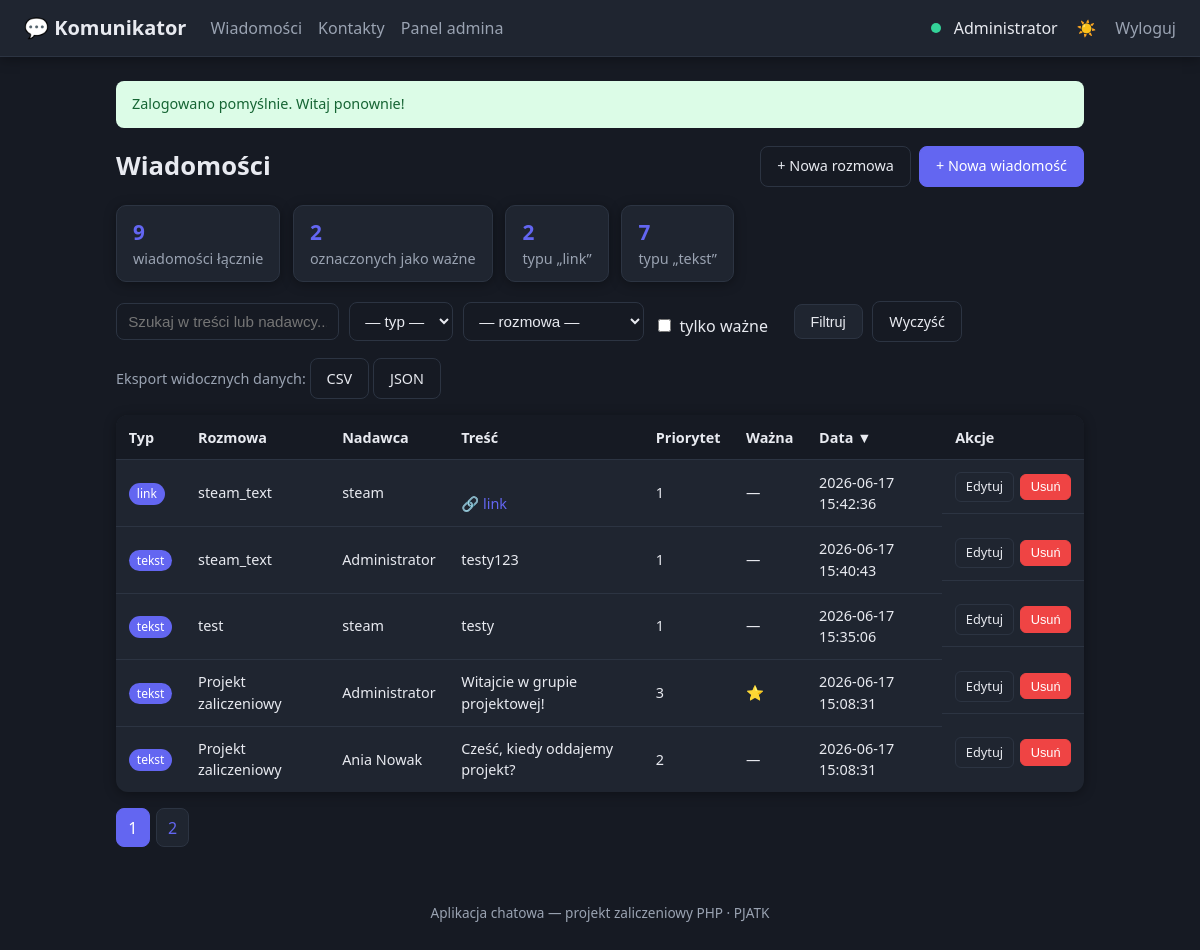
The page / (signed in) on the database its author committed.
### tables this page shows
CREATE TABLE users (
    id                 INTEGER PRIMARY KEY AUTOINCREMENT,
    email              TEXT    NOT NULL UNIQUE,
    password_hash      TEXT    NOT NULL,
    display_name       TEXT    NOT NULL,
    role               TEXT    NOT NULL DEFAULT 'user',      -- 'admin' lub 'user'
    is_verified        INTEGER NOT NULL DEFAULT 0,           -- 0 = niezweryfikowany, 1 = e-mail potwierdzony
    verification_token TEXT,                                 -- token z linka aktywacyjnego
    auth_provider      TEXT    NOT NULL DEFAULT 'local',     -- 'local' / 'google' / 'facebook'
    theme              TEXT    NOT NULL DEFAULT 'light',     -- preferencja: 'light' / 'dark'
    is_online          INTEGER NOT NULL DEFAULT 0,           -- status online
    created_at         TEXT    NOT NULL DEFAULT (datetime('now'))
);

CREATE TABLE messages (
    id              INTEGER PRIMARY KEY AUTOINCREMENT,
    conversation_id INTEGER NOT NULL,
    user_id         INTEGER NOT NULL,                        -- nadawca
    type            TEXT    NOT NULL DEFAULT 'tekst',        -- tekst/obraz/film/plik/link
    body            TEXT,                                    -- treść wiadomości
    link_url        TEXT,                                    -- adres URL (dla typu 'link')
    file_path       TEXT,                                    -- ścieżka do wgranego pliku
    priority        INTEGER NOT NULL DEFAULT 1,              -- priorytet 1-5
    is_important    INTEGER NOT NULL DEFAULT 0,              -- oznaczenie "ważne"
    created_at      TEXT    NOT NULL DEFAULT (datetime('now')),
    FOREIGN KEY (conversation_id) REFERENCES conversations(id) ON DELETE CASCADE,
    FOREIGN KEY (user_id)         REFERENCES users(id)         ON DELETE CASCADE
);

CREATE TABLE conversations (
    id         INTEGER PRIMARY KEY AUTOINCREMENT,
    name       TEXT    NOT NULL,
    is_group   INTEGER NOT NULL DEFAULT 0,                   -- 0 = rozmowa 1:1, 1 = grupa
    created_at TEXT    NOT NULL DEFAULT (datetime('now'))
);

### config.php (called while the page is built, shortened)
<?php
spl_autoload_register(function (string $class): void {
    $folders = ['src', 'src/Models', 'src/Controllers'];
    foreach ($folders as $folder) {
        $file = BASE_PATH . "/$folder/$class.php";
        if (is_file($file)) {
            return;
        }
    }
});
function e(?string $value): string
{
    return htmlspecialchars((string) $value, ENT_QUOTES, 'UTF-8');
}
function take_flash(): ?array
{
    $flash = $_SESSION['flash'] ?? null;
    return $flash;
}
function view(string $template, array $data = []): void
{
    extract($data);
    require BASE_PATH . "/views/$template.php";
    $content = ob_get_clean();
    require BASE_PATH . "/views/layout.php";
}

### src/Controllers/MessageController.php (called while the page is built, shortened)
<?php
class MessageController
{
    public function index(): void
    {
        $user  = Auth::user();
        $scope = Auth::isAdmin() ? null : (int) $user['id'];
        $filters = [
            'search'          => trim($_GET['search'] ?? ''),
            'type'            => $_GET['type'] ?? '',
            'conversation_id' => $_GET['conversation_id'] ?? '',
            'important'       => $_GET['important'] ?? '',
            'sort'            => $_GET['sort'] ?? 'created_at',
            'dir'             => $_GET['dir'] ?? 'desc',
            'page'            => $_GET['p'] ?? 1,
        ];
        $result    = Message::paginate($filters, $scope);
        $summary   = Message::aggregate($scope);
        $conversations = Conversation::forUser((int) $user['id']);
        view('messages/index', [
            'result'        => $result,
            'summary'       => $summary,
            'filters'       => $filters,
            'conversations' => $conversations,
            'types'         => Message::TYPES,
        ]);
    }
}

### index.php (called while the page is built, shortened)
<?php
require __DIR__ . '/config.php';
$routes = [
    'login'        => [AuthController::class,    'login',     'guest'],
    'do_login'     => [AuthController::class,    'doLogin',   'guest'],
    'register'     => [AuthController::class,    'register',  'guest'],
    'do_register'  => [AuthController::class,    'doRegister','guest'],
    'verify'       => [AuthController::class,    'verify',    'guest'],
    'logout'       => [AuthController::class,    'logout',    'auth'],
    'messages'        => [MessageController::class, 'index',  'auth'],
    'message_create'  => [MessageController::class, 'create', 'auth'],
    'message_edit'    => [MessageController::class, 'edit',   'auth'],
    'message_save'    => [MessageController::class, 'save',   'auth'],
    'message_delete'  => [MessageController::class, 'delete', 'auth'],
    'export'          => [MessageController::class, 'export', 'auth'],
    'conversation_create' => [ConversationController::class, 'create', 'auth'],
    'conversation_save'   => [ConversationController::class, 'save',   'auth'],
    'contacts'        => [ContactController::class, 'index',  'auth'],
    'contact_add'     => [ContactController::class, 'add',    'auth'],
    'contact_delete'  => [ContactController::class, 'delete', 'auth'],
    'toggle_theme'    => [SettingsController::class, 'toggleTheme', 'auth'],
    'admin'           => [AdminController::class, 'dashboard',  'admin'],
    'admin_users'     => [AdminController::class, 'users',      'admin'],
    'admin_set_role'  => [AdminController::class, 'setRole',    'admin'],
    'admin_delete'    => [AdminController::class, 'deleteUser', 'admin'],
];
$page = $_GET['page'] ?? (Auth::check() ? 'messages' : 'login');
[$controllerClass, $method, $access] = $routes[$page];
try {
    $controller = new $controllerClass();
    $controller->$method();
} catch (Throwable $ex) {
    show_error(500, 'Wystąpił wewnętrzny błąd serwera.');
}

### src/Auth.php (called while the page is built, shortened)
<?php
class Auth
{
    public static function check(): bool
    {
        return isset($_SESSION['user_id']);
    }
    public static function user(): ?array
    {
        return User::find((int) $_SESSION['user_id']);
    }
    public static function isAdmin(): bool
    {
        $user = self::user();
        return $user !== null && $user['role'] === 'admin';
    }
}

### src/Database.php (called while the page is built)
<?php
class Database
{
    private static ?PDO $instance = null;
    public static function pdo(): PDO
    {
        if (self::$instance === null) {
            self::$instance = self::connect();
        }
        return self::$instance;
    }
    private static function connect(): PDO
    {
        $pdo = new PDO('sqlite:' . DB_PATH);
        $pdo->setAttribute(PDO::ATTR_ERRMODE, PDO::ERRMODE_EXCEPTION);
        $pdo->setAttribute(PDO::ATTR_DEFAULT_FETCH_MODE, PDO::FETCH_ASSOC);
        $pdo->exec('PRAGMA foreign_keys = ON');
        return $pdo;
    }
    public static function run(string $sql, array $params = []): PDOStatement
    {
        $stmt = self::pdo()->prepare($sql);
        $stmt->execute($params);
        return $stmt;
    }
}

### src/Models/User.php (called while the page is built, shortened)
<?php
class User
{
    public static function find(int $id): ?array
    {
        $stmt = Database::run('SELECT * FROM users WHERE id = :id', [':id' => $id]);
        return $stmt->fetch() ?: null;
    }
}

### src/Models/Message.php (called while the page is built, shortened)
<?php
class Message
{
    public static function paginate(array $filters, ?int $limitToUser = null): array
    {
        [$where, $params] = self::buildFilters($filters, $limitToUser);
        $total = (int) Database::run(
            "SELECT COUNT(*) FROM messages m JOIN users u ON u.id = m.user_id $where",
            $params
        )->fetchColumn();
        $sort = in_array($filters['sort'] ?? '', self::SORTABLE, true) ? $filters['sort'] : 'created_at';
        $dir  = strtolower($filters['dir'] ?? '') === 'asc' ? 'ASC' : 'DESC';
        $page   = max(1, (int) ($filters['page'] ?? 1));
        $offset = ($page - 1) * PER_PAGE;
        $rows = Database::run(
            "SELECT m.*, u.display_name AS author, c.name AS conversation_name
             FROM messages m
             JOIN users u ON u.id = m.user_id
             JOIN conversations c ON c.id = m.conversation_id
             $where
             ORDER BY m.$sort $dir
             LIMIT " . PER_PAGE . " OFFSET $offset",
            $params
        )->fetchAll();
        return [
            'rows'  => $rows,
            'total' => $total,
            'pages' => max(1, (int) ceil($total / PER_PAGE)),
            'page'  => $page,
        ];
    }
    public static function aggregate(?int $limitToUser = null): array
    {
        [$where, $params] = self::buildFilters([], $limitToUser);
        $byType = Database::run(
            "SELECT type, COUNT(*) AS c FROM messages m JOIN users u ON u.id = m.user_id $where GROUP BY type",
            $params
        )->fetchAll();
        $total     = (int) Database::run("SELECT COUNT(*) FROM messages m JOIN users u ON u.id = m.user_id $where", $params)->fetchColumn();
        $important = (int) Database::run("SELECT COUNT(*) FROM messages m JOIN users u ON u.id = m.user_id $where" . ($where ? ' AND' : ' WHERE') . ' m.is_important = 1', $params)->fetchColumn();
        return [
            'total'     => $total,
            'important' => $important,
            'by_type'   => $byType,
        ];
    }
    private static function buildFilters(array $filters, ?int $limitToUser): array
    {
        $conditions = [];
        $params = [];
        $where = $conditions ? 'WHERE ' . implode(' AND ', $conditions) : '';
        return [$where, $params];
    }
}

### views/messages/index.php (the view, shortened to what this page needs)
<?php
function messages_url(array $filters, array $override = []): string
{
    $params = [
        'page'            => 'messages',
        'search'          => $filters['search'],
        'type'            => $filters['type'],
        'conversation_id' => $filters['conversation_id'],
        'important'       => $filters['important'],
        'sort'            => $filters['sort'],
        'dir'             => $filters['dir'],
        'p'               => $filters['page'],
    ];
    return 'index.php?' . http_build_query(array_merge($params, $override));
}
function sort_header(array $filters, string $column, string $label): string
{
    $isActive = $filters['sort'] === $column;
    $nextDir  = ($isActive && $filters['dir'] === 'asc') ? 'desc' : 'asc';
    $arrow    = $isActive ? ($filters['dir'] === 'asc' ? ' ▲' : ' ▼') : '';
    $url = messages_url($filters, ['sort' => $column, 'dir' => $nextDir]);
    return '<a href="' . e($url) . '">' . e($label) . $arrow . '</a>';
}
?>
<div class="page-head">
    <h1>Wiadomości</h1>
    <div class="head-actions">
        <a class="btn btn-ghost" href="index.php?page=conversation_create">+ Nowa rozmowa</a>
        <a class="btn btn-primary" href="index.php?page=message_create">+ Nowa wiadomość</a>
    </div>
</div>
<div class="summary">
    <div class="stat"><span class="stat-num"><?= (int) $summary['total'] ?></span> wiadomości łącznie</div>
    <div class="stat"><span class="stat-num"><?= (int) $summary['important'] ?></span> oznaczonych jako ważne</div>
    <?php foreach ($summary['by_type'] as $t): ?>
        <div class="stat"><span class="stat-num"><?= (int) $t['c'] ?></span> typu „<?= e($t['type']) ?>”</div>
    <?php endforeach; ?>
</div>
<form class="filters" method="get" action="index.php">
    <input type="text" name="search" placeholder="Szukaj w treści lub nadawcy..."
           value="<?= e($filters['search']) ?>">
    <select name="type">
        <option value="">— typ —</option>
    </select>
    <select name="conversation_id">
        <option value="">— rozmowa —</option>
    </select>
    <label class="check">
        <input type="checkbox" name="important" value="1" <?= $filters['important'] ? 'checked' : '' ?>>
        tylko ważne
    </label>
    <button class="btn" type="submit">Filtruj</button>
    <a class="btn btn-ghost" href="index.php?page=messages">Wyczyść</a>
</form>
<div class="export-bar">
    Eksport widocznych danych:
    <a class="btn btn-ghost" href="<?= e(messages_url($filters, ['page' => 'export', 'format' => 'csv'])) ?>">CSV</a>
    <a class="btn btn-ghost" href="<?= e(messages_url($filters, ['page' => 'export', 'format' => 'json'])) ?>">JSON</a>
</div>
<table class="table">
    <thead>
        <tr>
            <th><?= sort_header($filters, 'type', 'Typ') ?></th>
            <th>Rozmowa</th>
            <th>Nadawca</th>
            <th>Treść</th>
            <th><?= sort_header($filters, 'priority', 'Priorytet') ?></th>
            <th><?= sort_header($filters, 'is_important', 'Ważna') ?></th>
            <th><?= sort_header($filters, 'created_at', 'Data') ?></th>
            <th>Akcje</th>
        </tr>
    </thead>
    <tbody>
    <?php if (empty($result['rows'])): ?>
        <tr><td colspan="8" class="empty">Brak wiadomości spełniających kryteria.</td></tr>
    <?php else: ?>
        <?php foreach ($result['rows'] as $m): ?>
            <tr>
                <td><span class="badge"><?= e($m['type']) ?></span></td>
                <td><?= e($m['conversation_name']) ?></td>
                <td><?= e($m['author']) ?></td>
                <td>
                    <?= e(mb_strimwidth((string) $m['body'], 0, 60, '...')) ?>
                    <?php if (!empty($m['link_url'])): ?>
                        <br><a href="<?= e($m['link_url']) ?>" target="_blank">🔗 link</a>
                    <?php endif; ?>
                </td>
                <td><?= (int) $m['priority'] ?></td>
                <td><?= $m['is_important'] ? '⭐' : '—' ?></td>
                <td><?= e($m['created_at']) ?></td>
                <td class="actions">
                    <a class="btn-sm" href="index.php?page=message_edit&id=<?= (int) $m['id'] ?>">Edytuj</a>
                    <form method="post" action="index.php?page=message_delete" class="inline"
                          onsubmit="return confirm('Usunąć tę wiadomość?');">
                        <button class="btn-sm btn-danger" type="submit">Usuń</button>
                    </form>
                </td>
            </tr>
        <?php endforeach; ?>
    <?php endif; ?>
    </tbody>
</table>
<?php if ($result['pages'] > 1): ?>
    <div class="pagination">
        <?php for ($p = 1; $p <= $result['pages']; $p++): ?>
            <a class="page-link <?= $result['page'] === $p ? 'active' : '' ?>"
               href="<?= e(messages_url($filters, ['p' => $p])) ?>"><?= $p ?></a>
        <?php endfor; ?>
    </div>
<?php endif; ?>

### views/layout.php (shortened to what this page needs)
<?php
$currentUser = Auth::user();
$theme = $currentUser['theme'] ?? 'light';
$flash = take_flash();
?>
<!DOCTYPE html>
<html lang="pl" data-theme="<?= e($theme) ?>">
<head>
    <link rel="stylesheet" href="public/css/style.css">
</head>
<body>
<header class="topbar">
    <a class="brand" href="index.php?page=messages">💬 Komunikator</a>
    <?php if ($currentUser): ?>
        <nav class="nav">
            <a href="index.php?page=messages">Wiadomości</a>
            <a href="index.php?page=contacts">Kontakty</a>
            <?php if ($currentUser['role'] === 'admin'): ?>
                <a href="index.php?page=admin">Panel admina</a>
            <?php endif; ?>
        </nav>
        <div class="user-box">
            <span class="online-dot" title="online"></span>
            <span><?= e($currentUser['display_name']) ?></span>
            <form method="post" action="index.php?page=toggle_theme" class="inline">
                <button class="btn-link" title="Zmień motyw">
                    <?= $theme === 'dark' ? '☀️' : '🌙' ?>
                </button>
            </form>
            <a class="btn-link" href="index.php?page=logout">Wyloguj</a>
        </div>
    <?php endif; ?>
</header>
<main class="container">
    <?php if ($flash): ?>
        <div class="flash flash-<?= e($flash['type']) ?>"><?= e($flash['message']) ?></div>
    <?php endif; ?>
    <?= $content ?>
</main>
<footer class="footer">
    Aplikacja chatowa — projekt zaliczeniowy PHP &middot; PJATK
</footer>
</body>
</html>

### rows shown on the page
users: display_name "Administrator"
messages: type "link", conversation.name "steam_text", user.display_name "steam", priority "1", created_at "2026-06-17 15:42:36"
messages: type "tekst", conversation.name "steam_text", user.display_name "Administrator", body "testy123", priority "1", created_at "2026-06-17 15:40:43"
messages: type "tekst", conversation.name "test", user.display_name "steam", body "testy", priority "1", created_at "2026-06-17 15:35:06"
messages: type "tekst", conversation.name "Projekt zaliczeniowy", user.display_name "Administrator", body "Witajcie w grupie projektowej!", priority "3", created_at "2026-06-17 15:08:31"
messages: type "tekst", conversation.name "Projekt zaliczeniowy", user.display_name "Ania Nowak", body "Cześć, kiedy oddajemy projekt?", priority "2", created_at "2026-06-17 15:08:31"

### other values the page prints
$flash['message'] "Zalogowano pomyślnie. Witaj ponownie!"
$summary['total'] "9"
$summary['important'] "2"
$t['c'] "2"
$t['type'] "link"
$t['c'] "7"
$t['type'] "tekst"
$label "Typ Priorytet Ważna Data"
$arrow "▼"
